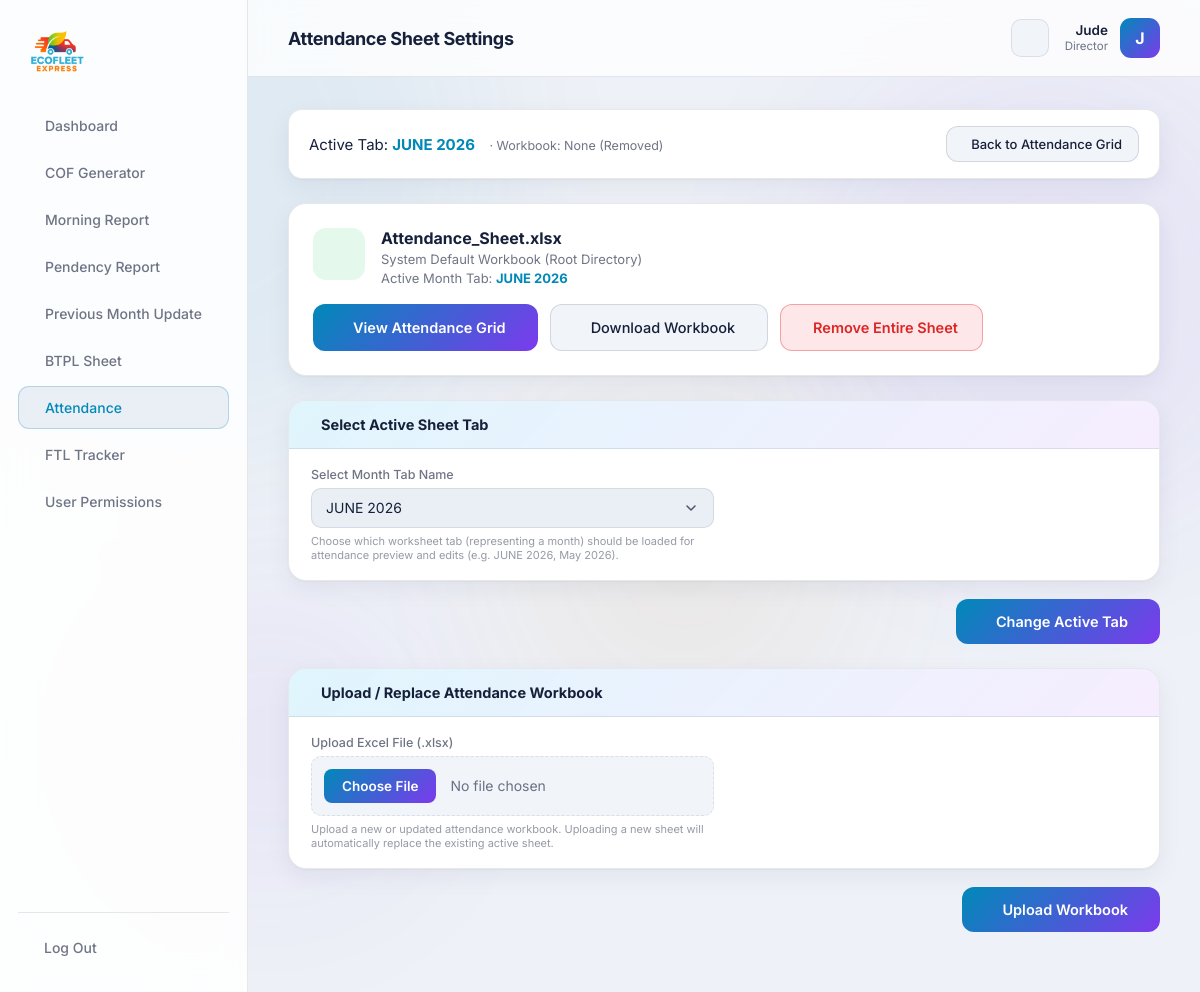
Before: /portal/attendance/settings/ (signed in) with the older database file.
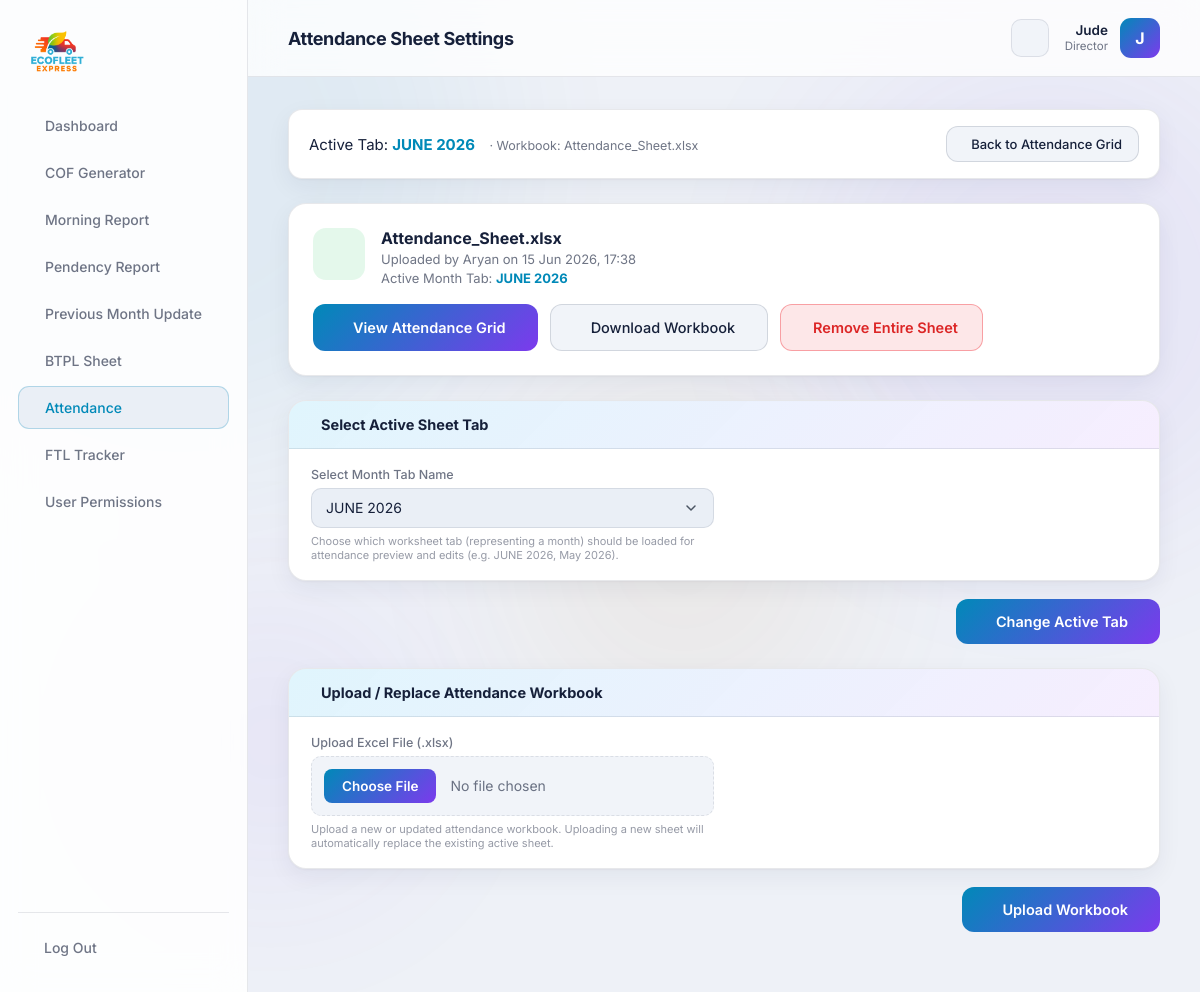
After: the same page with the newer database file.
### core/models.py (models this page shows, shortened)
class UserProfile(models.Model):
    user = models.OneToOneField(settings.AUTH_USER_MODEL, on_delete=models.CASCADE, related_name='profile')
    role = models.CharField(max_length=50, default='Employee')
    can_use_cof = models.BooleanField(default=True)
    can_use_morning = models.BooleanField(default=True)
    can_use_pendency = models.BooleanField(default=True)
    can_use_prev_month = models.BooleanField(default=True)
    can_use_btpl = models.BooleanField(default=True)
    can_use_attendance = models.BooleanField(default=True)
    can_use_ftl = models.BooleanField(default=True)

class AttendanceWorkbook(models.Model):
    file = models.FileField(upload_to='attendance/')
    original_name = models.CharField(max_length=255)
    active_sheet = models.CharField(max_length=100, default='JUNE 2026')
    uploaded_by = models.ForeignKey(
        settings.AUTH_USER_MODEL, on_delete=models.SET_NULL,
        null=True, blank=True, related_name='attendance_workbooks')
    is_active = models.BooleanField(default=True)
    uploaded_at = models.DateTimeField(auto_now_add=True)
    class Meta:
        ordering = ['-uploaded_at']
    @classmethod
    def active(cls):
        return cls.objects.filter(is_active=True).first()

### core/views/attendance.py (the view)
# urls.py: path('portal/attendance/settings/', views.attendance_settings, name='attendance_settings'),
@staff_required
@tool_permission_required('attendance')
def attendance_settings(request):
    wb_obj, file_path, current_sheet_name = attendance_logic.get_active_attendance_workbook()
    sheets = []
    if file_path and os.path.exists(file_path):
        try:
            import openpyxl
            wb = openpyxl.load_workbook(file_path, read_only=True)
            sheets = wb.sheetnames
        except Exception:
            sheets = ['JUNE 2026']
    else:
        sheets = ['JUNE 2026']
    if request.method == 'POST':
        action = request.POST.get('action')
        if action == 'remove':
            AttendanceWorkbook.objects.filter(is_active=True).update(is_active=False)
            if AttendanceWorkbook.objects.count() == 0:
                AttendanceWorkbook.objects.create(
                    original_name='Attendance_Sheet.xlsx',
                    active_sheet='JUNE 2026',
                    uploaded_by=request.user,
                    is_active=False
                )
            messages.success(request, "Attendance sheet removed entirely. Portal is now in empty state.")
            return redirect('attendance_settings')
        elif action == 'load_default':
            import shutil
            root_file_path = os.path.join(settings.BASE_DIR, 'Attendance_Sheet.xlsx')
            target_dir = os.path.join(settings.MEDIA_ROOT, 'attendance')
            os.makedirs(target_dir, exist_ok=True)
            dest_path = os.path.join(target_dir, 'Attendance_Sheet.xlsx')
            shutil.copy2(root_file_path, dest_path)
            AttendanceWorkbook.objects.filter(is_active=True).update(is_active=False)
            wb_obj = AttendanceWorkbook.objects.create(
                original_name='Attendance_Sheet.xlsx',
                active_sheet='JUNE 2026',
                uploaded_by=request.user,
                is_active=True
            )
            wb_obj.file.name = 'attendance/Attendance_Sheet.xlsx'
            wb_obj.save(update_fields=['file'])
            try:
                wb = openpyxl.load_workbook(dest_path, read_only=True)
                if wb.sheetnames:
                    wb_obj.active_sheet = wb.sheetnames[-1]
                    wb_obj.save(update_fields=['active_sheet'])
            except Exception:
                pass
            messages.success(request, "Default attendance workbook loaded successfully.")
            return redirect('attendance_settings')
        elif action == 'change_sheet':
            form = AttendanceWorkbookUploadForm(request.POST, sheets=sheets)
            if form.is_valid():
                sheet_sel = form.cleaned_data.get('active_sheet')
                if wb_obj:
                    wb_obj.active_sheet = sheet_sel
                    wb_obj.save(update_fields=['active_sheet'])
                else:
                    import shutil
                    root_file_path = os.path.join(settings.BASE_DIR, 'Attendance_Sheet.xlsx')
                    target_dir = os.path.join(settings.MEDIA_ROOT, 'attendance')
                    os.makedirs(target_dir, exist_ok=True)
                    dest_path = os.path.join(target_dir, 'Attendance_Sheet.xlsx')
                    shutil.copy2(root_file_path, dest_path)
                    wb_obj = AttendanceWorkbook.objects.create(
                        original_name='Attendance_Sheet.xlsx',
                        active_sheet=sheet_sel,
                        uploaded_by=request.user,
                        is_active=True
                    )
                    wb_obj.file.name = 'attendance/Attendance_Sheet.xlsx'
                    wb_obj.save(update_fields=['file'])
                messages.success(request, f"Active sheet tab changed to '{sheet_sel}'.")
                return redirect('attendance_sheet')
        elif action == 'upload':
            form = AttendanceWorkbookUploadForm(request.POST, request.FILES, sheets=sheets)
            if form.is_valid():
                upload = request.FILES.get('workbook')
                if upload:
                    new_wb = AttendanceWorkbook.objects.create(
                        file=upload, original_name=upload.name,
                        uploaded_by=request.user, is_active=False
                    )
                    try:
                        import openpyxl
                        temp_wb = openpyxl.load_workbook(new_wb.file.path, read_only=True)
                        uploaded_sheets = temp_wb.sheetnames
                        default_sheet = uploaded_sheets[-1] if uploaded_sheets else 'JUNE 2026'
                    except Exception:
                        default_sheet = 'JUNE 2026'
                    new_wb.active_sheet = default_sheet
                    new_wb.save(update_fields=['active_sheet'])
                    AttendanceWorkbook.objects.filter(is_active=True).update(is_active=False)
                    new_wb.is_active = True
                    new_wb.save(update_fields=['is_active'])
                    messages.success(request, f"Uploaded workbook '{upload.name}' is now the active attendance workbook.")
                    return redirect('attendance_settings')
                else:
                    messages.error(request, "Please choose a valid .xlsx file to upload.")
    else:
        form = AttendanceWorkbookUploadForm(initial={'active_sheet': current_sheet_name}, sheets=sheets)
    context = {
        'active': 'attendance',
        'form': form,
        'wb': wb_obj,
        'current_sheet': current_sheet_name,
        'sheets': sheets,
    }
    return render(request, 'core/portal/attendance_settings.html', context)

### templates/core/portal/attendance_settings.html (shortened to what this page needs)
{% extends 'core/portal/base.html' %}
{% block heading %}Attendance Sheet Settings{% endblock %}
{% block content %}
<div class="cof-topbar" style="margin-bottom: 24px; display: flex; justify-content: space-between; align-items: center; flex-wrap: wrap; gap: 12px; width: 100%;">
  <div>
    <span class="cof-next">Active Tab: <strong>{{ current_sheet|default:"None" }}</strong></span>
    <span class="cof-meta">· Workbook: {{ wb.original_name|default:"None (Removed)" }}</span>
  </div>
  <div class="cof-topbar-actions">
    {% if current_sheet %}
    <a href="{% url 'attendance_sheet' %}" class="btn-secondary cof-history-link"> Back to Attendance Grid</a>
    {% endif %}
  </div>
</div>
{% if wb or current_sheet %}
<div class="portal-card wb-active" style="margin-bottom: 24px;">
  <div class="wb-active-head">
    <div class="wb-ico" style="background: rgba(34,197,94,0.12); color: var(--success);"></div>
    <div>
      <h3>{{ wb.original_name|default:"Attendance_Sheet.xlsx" }}</h3>
      <p>
        {% if wb and wb.uploaded_by %}
          Uploaded by {{ wb.uploaded_by.get_full_name|default:wb.uploaded_by.username }}
          on {{ wb.uploaded_at|date:"d M Y, H:i" }}
        {% else %}
          System Default Workbook (Root Directory)
        {% endif %}
      </p>
      <p class="wb-next">Active Month Tab: <strong>{{ current_sheet }}</strong></p>
    </div>
  </div>
  <div class="wb-actions" style="margin-top: 18px; display: flex; gap: 12px; flex-wrap: wrap;">
    <a href="{% url 'attendance_sheet' %}" class="btn-primary"> View Attendance Grid</a>
    <a href="{% url 'attendance_download' %}" class="btn-secondary"> Download Workbook</a>
    <form method="post" onsubmit="return confirm('Remove the active attendance workbook entirely from operations? You will need to upload a workbook or load the default template to use this tab.');" style="display:inline;">
      <button type="submit" class="btn-danger"> Remove Entire Sheet</button>
    </form>
  </div>
</div>
{% endif %}
{% if wb or current_sheet %}
<form method="post" class="cof-form" style="margin-bottom: 24px;">
  <div class="cof-section">
    <div class="cof-section-head"> Select Active Sheet Tab</div>
    <div class="cof-grid">
      <div class="cof-field">
        <label for="id_active_sheet">Select Month Tab Name</label>
        {{ form.active_sheet }}
        <span class="cof-hint">Choose which worksheet tab (representing a month) should be loaded for attendance preview and edits (e.g. JUNE 2026, May 2026).</span>
      </div>
    </div>
  </div>
  <div class="cof-actions">
    <button type="submit" class="btn-primary"> Change Active Tab</button>
  </div>
</form>
{% endif %}
<form method="post" enctype="multipart/form-data" class="wb-upload-form">
  <div class="cof-section">
    <div class="cof-section-head"> Upload / Replace Attendance Workbook</div>
    <div class="cof-grid">
      <div class="cof-field">
        <label for="id_workbook">Upload Excel File (.xlsx)</label>
        {{ form.workbook }}
        <span class="cof-hint">Upload a new or updated attendance workbook. Uploading a new sheet will automatically replace the existing active sheet.</span>
      </div>
    </div>
  </div>
  <div class="cof-actions">
    <button type="submit" class="btn-primary"> Upload Workbook</button>
  </div>
</form>
{% endblock %}

### templates/core/portal/base.html (shortened to what this page needs)
{% load static %}
<!DOCTYPE html>
<html lang="en">
<head>
    <link rel="stylesheet" href="https://cdn.jsdelivr.net/npm/@tabler/icons-webfont@latest/tabler-icons.min.css" />
    <link rel="stylesheet" href="{% static 'css/main.css' %}" />
    <link rel="stylesheet" href="{% static 'css/portal.css' %}" />
</head>
<body class="portal-body">
<div class="orbs">
    <div class="orb orb3"></div><div class="orb orb4"></div>
</div>
<aside class="portal-sidebar" id="portalSidebar">
    <a href="{% url 'home' %}" class="portal-logo">
        <img src="{% static 'images/logo.png' %}" alt="EcoFleet Express" />
    </a>
    <nav class="portal-nav">
        <a href="{% url 'dashboard' %}" class="{% if active == 'dashboard' %}active{% endif %}"> Dashboard</a>
        {% if request.user.profile.can_use_cof %}
        <a href="{% url 'cof_generator' %}" class="{% if active == 'cof' %}active{% endif %}"> COF Generator</a>
        {% endif %}
        {% if request.user.profile.can_use_morning %}
        <a href="{% url 'morning_report' %}" class="{% if active == 'morning' %}active{% endif %}"> Morning Report</a>
        {% endif %}
        {% if request.user.profile.can_use_pendency %}
        <a href="{% url 'pendency_report' %}" class="{% if active == 'pendency' %}active{% endif %}"> Pendency Report</a>
        {% endif %}
        {% if request.user.profile.can_use_prev_month %}
        <a href="{% url 'prev_month_update' %}" class="{% if active == 'prev_month' %}active{% endif %}"> Previous Month Update</a>
        {% endif %}
        {% if request.user.profile.can_use_btpl %}
        <a href="{% url 'btpl_sheet' %}" class="{% if active == 'btpl' %}active{% endif %}"> BTPL Sheet</a>
        {% endif %}
        {% if request.user.profile.can_use_attendance %}
        <a href="{% url 'attendance_sheet' %}" class="{% if active == 'attendance' %}active{% endif %}"> Attendance</a>
        {% endif %}
        {% if request.user.profile.can_use_ftl %}
        <a href="{% url 'ftl_sheet' %}" class="{% if active == 'ftl' %}active{% endif %}"> FTL Tracker</a>
        {% endif %}
        {% if request.user.profile.role == 'Director' %}
        <a href="{% url 'portal_users' %}" class="{% if active == 'users' %}active{% endif %}"> User Permissions</a>
        {% endif %}
    </nav>
    <div class="portal-sidebar-foot">
        <a href="{% url 'portal_logout' %}" class="portal-logout"> Log Out</a>
    </div>
</aside>
<div class="portal-main">
    <header class="portal-topbar">
        <div class="portal-topbar-title">{% block heading %}{% endblock %}</div>
        <button class="theme-toggle" id="themeToggle" type="button" aria-label="Toggle light theme" title="Toggle theme">
        </button>
        <div class="portal-user">
            <div class="portal-user-meta">
            <span class="portal-user-name">{{ request.user.first_name|default:request.user.username }}</span>
            <span class="portal-user-role">{{ request.user.profile.role|default:"Employee" }}</span>
          </div>
          <div class="portal-avatar">{{ request.user.username|slice:":1"|upper }}</div>
        </div>
    </header>
      <main class="portal-content">
        {% block content %}{% endblock %}
      </main>
    </div>
</body>
</html>

Changed rows visible on the page:
added AttendanceWorkbook: active_sheet "JUNE 2026", original_name "Attendance_Sheet.xlsx", uploaded_by.get_full_name "Aryan", uploaded_at "15 Jun 2026, 17:38"
Other visible differences:
{{ current_sheet|default:"None" }}: "JUNE 2026" → (not shown)
{{ wb.original_name|default:"None (Removed)" }}: "None (Removed)" → (not shown)
{{ wb.original_name|default:"Attendance_Sheet.xlsx" }}: "Attendance_Sheet.xlsx" → (not shown)
{{ current_sheet }}: "JUNE 2026" → (not shown)
text no longer shown: "System Default Workbook (Root Directory)"
text now shown: "Uploaded by on"
